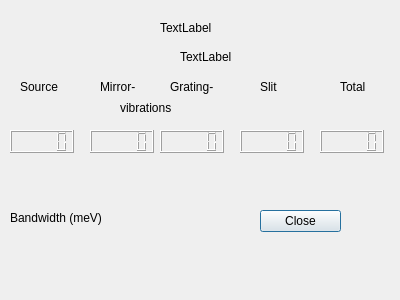
<?xml version="1.0" encoding="UTF-8"?>
<ui version="4.0">
 <class>bandwidth</class>
 <widget class="QDialog" name="bandwidth">
  <property name="geometry">
   <rect>
    <x>0</x>
    <y>0</y>
    <width>400</width>
    <height>300</height>
   </rect>
  </property>
  <property name="windowTitle">
   <string>Dialog</string>
  </property>
  <widget class="QLabel" name="label_6">
   <property name="geometry">
    <rect>
     <x>260</x>
     <y>80</y>
     <width>59</width>
     <height>14</height>
    </rect>
   </property>
   <property name="text">
    <string>Slit</string>
   </property>
  </widget>
  <widget class="QCALabel" name="label_2">
   <property name="geometry">
    <rect>
     <x>180</x>
     <y>50</y>
     <width>59</width>
     <height>14</height>
    </rect>
   </property>
   <property name="text">
    <string>TextLabel</string>
   </property>
   <property name="pv" stdset="0">
    <string>u411pgm1:Branch_0_Name</string>
   </property>
  </widget>
  <widget class="QLabel" name="label_4">
   <property name="geometry">
    <rect>
     <x>100</x>
     <y>80</y>
     <width>59</width>
     <height>14</height>
    </rect>
   </property>
   <property name="text">
    <string>Mirror-</string>
   </property>
  </widget>
  <widget class="QLabel" name="label_8">
   <property name="geometry">
    <rect>
     <x>120</x>
     <y>100</y>
     <width>71</width>
     <height>16</height>
    </rect>
   </property>
   <property name="text">
    <string>vibrations</string>
   </property>
  </widget>
  <widget class="QPushButton" name="pushButton">
   <property name="geometry">
    <rect>
     <x>260</x>
     <y>210</y>
     <width>81</width>
     <height>22</height>
    </rect>
   </property>
   <property name="text">
    <string>Close</string>
   </property>
  </widget>
  <widget class="QCALabel" name="label">
   <property name="geometry">
    <rect>
     <x>160</x>
     <y>20</y>
     <width>141</width>
     <height>16</height>
    </rect>
   </property>
   <property name="text">
    <string>TextLabel</string>
   </property>
   <property name="pv" stdset="0">
    <string>u411pgm1:MonoName</string>
   </property>
  </widget>
  <widget class="QLabel" name="label_3">
   <property name="geometry">
    <rect>
     <x>20</x>
     <y>80</y>
     <width>59</width>
     <height>14</height>
    </rect>
   </property>
   <property name="text">
    <string>Source</string>
   </property>
  </widget>
  <widget class="QLabel" name="label_14">
   <property name="geometry">
    <rect>
     <x>10</x>
     <y>210</y>
     <width>111</width>
     <height>16</height>
    </rect>
   </property>
   <property name="text">
    <string>Bandwidth (meV)</string>
   </property>
  </widget>
  <widget class="QLabel" name="label_7">
   <property name="geometry">
    <rect>
     <x>340</x>
     <y>80</y>
     <width>59</width>
     <height>14</height>
    </rect>
   </property>
   <property name="styleSheet">
    <string notr="true"/>
   </property>
   <property name="text">
    <string>Total</string>
   </property>
  </widget>
  <widget class="QLabel" name="label_5">
   <property name="geometry">
    <rect>
     <x>170</x>
     <y>80</y>
     <width>59</width>
     <height>14</height>
    </rect>
   </property>
   <property name="text">
    <string>Grating-</string>
   </property>
  </widget>
  <widget class="QCALCDNumber" name="lcdNumber">
   <property name="geometry">
    <rect>
     <x>10</x>
     <y>130</y>
     <width>64</width>
     <height>23</height>
    </rect>
   </property>
   <property name="pv" stdset="0">
    <string>u411pgm1:DE_S</string>
   </property>
  </widget>
  <widget class="QCALCDNumber" name="lcdNumber_2">
   <property name="geometry">
    <rect>
     <x>90</x>
     <y>130</y>
     <width>64</width>
     <height>23</height>
    </rect>
   </property>
   <property name="pv" stdset="0">
    <string>u411pgm1:DE_M</string>
   </property>
  </widget>
  <widget class="QCALCDNumber" name="lcdNumber_3">
   <property name="geometry">
    <rect>
     <x>160</x>
     <y>130</y>
     <width>64</width>
     <height>23</height>
    </rect>
   </property>
   <property name="pv" stdset="0">
    <string>u411pgm1:DE_G</string>
   </property>
  </widget>
  <widget class="QCALCDNumber" name="lcdNumber_4">
   <property name="geometry">
    <rect>
     <x>240</x>
     <y>130</y>
     <width>64</width>
     <height>23</height>
    </rect>
   </property>
   <property name="pv" stdset="0">
    <string>u411pgm1:ES_0_BW</string>
   </property>
  </widget>
  <widget class="QCALCDNumber" name="lcdNumber_5">
   <property name="geometry">
    <rect>
     <x>320</x>
     <y>130</y>
     <width>64</width>
     <height>23</height>
    </rect>
   </property>
   <property name="pv" stdset="0">
    <string>u411pgm1:DE_0</string>
   </property>
  </widget>
 </widget>
 <customwidgets>
  <customwidget>
   <class>QCALabel</class>
   <extends>QLabel</extends>
   <header>qcalabel.h</header>
  </customwidget>
  <customwidget>
   <class>QCALCDNumber</class>
   <extends>QLCDNumber</extends>
   <header>qcalcdnumber.h</header>
  </customwidget>
 </customwidgets>
 <resources/>
 <connections/>
</ui>
